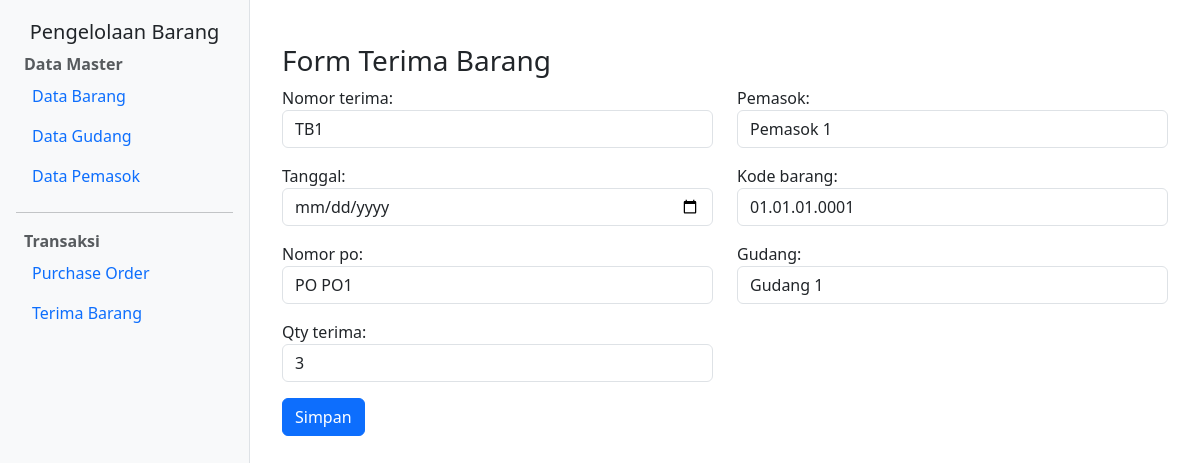
/terima-barang/update/7/, run on the app's committed database.
### app_barang/models.py (models this page shows, shortened)
class TerimaBarang(models.Model):
    nomor_terima = models.CharField(max_length=50, unique=True, null=False)
    tanggal = models.DateField(null=False)
    nomor_po = models.ForeignKey(PO, on_delete=models.PROTECT, null=False)
    pemasok = models.CharField(max_length=100, null=False, blank=False)
    gudang = models.CharField(max_length=100, null=False, blank=False)
    kode_barang = models.CharField(max_length=100, null=False, blank=False)
    qty_terima = models.PositiveIntegerField(null=False)

class PO(models.Model):
    nomor_po = models.CharField(max_length=50, unique=True, null=False, blank=False)
    tanggal = models.DateField(null=False, blank=False)
    pemasok = models.ForeignKey(Pemasok, on_delete=models.PROTECT, null=False)
    gudang = models.ForeignKey(Gudang, on_delete=models.PROTECT, null=False)
    alamat_kirim = models.TextField(null=False, blank=False)
    kode_barang = models.ForeignKey(Barang, on_delete=models.PROTECT, null=False)
    qty_po = models.PositiveIntegerField(null=False)
    harga = models.DecimalField(max_digits=12, decimal_places=2, null=False)
    qty_terima = models.PositiveIntegerField(default=0)
    def __str__(self):
        return f"PO {self.nomor_po}"

### app_barang/views.py (the view)
# urls.py: path('terima-barang/update/<int:pk>/', views.terima_barang_update, name='terima_barang_update'),
def terima_barang_update(request, pk):
    terima_barang = get_object_or_404(TerimaBarang, pk=pk)
    po_lama = terima_barang.nomor_po
    qty_terima_lama = terima_barang.qty_terima
    po_lama_id = terima_barang.nomor_po.pk
    if request.method == 'POST':
        form = TerimaBarangForm(request.POST, instance=terima_barang)
        if form.is_valid():
            terima_barang_baru = form.save(commit=False)
            po_baru = terima_barang_baru.nomor_po
            qty_terima_baru = terima_barang_baru.qty_terima
            if po_baru == po_lama:
                total_qty_terima = po_baru.qty_terima - qty_terima_lama + qty_terima_baru
            else:
                total_qty_terima_po_lama = po_lama.qty_terima - qty_terima_lama
                total_qty_terima_po_baru = po_baru.qty_terima + qty_terima_baru
                if total_qty_terima_po_baru > po_baru.qty_po:
                    form.add_error('qty_terima', 'Qty terima melebihi jumlah PO baru.')
                    return render(request, 'app_barang/terima_barang/terima_barang_form.html', {'form': form})
                po_lama.qty_terima = total_qty_terima_po_lama
                po_lama.save()
                po_baru.qty_terima = total_qty_terima_po_baru
                po_baru.save()
                terima_barang_baru.save()
                return redirect('terima_barang_list')
            if total_qty_terima > po_baru.qty_po:
                form.add_error('qty_terima', 'Qty terima melebihi jumlah PO.')
            else:
                po_baru.qty_terima = total_qty_terima
                po_baru.save()
                terima_barang_baru.save()
                return redirect('terima_barang_list')
    else:
        form = TerimaBarangForm(instance=terima_barang)
    form.fields['nomor_po'].queryset = PO.objects.filter(
        models.Q(qty_terima__lt=models.F('qty_po')) | models.Q(pk=terima_barang.nomor_po.pk)
    )
    return render(request, 'app_barang/terima_barang/terima_barang_form.html', {'form': form, 'is_edit': True, 'qty_terima_lama': qty_terima_lama, 'po_lama_id': po_lama_id,})

### app_barang/forms.py
class TerimaBarangForm(forms.ModelForm):
    class Meta:
        model = TerimaBarang
        fields = ['nomor_terima', 'tanggal', 'nomor_po', 'pemasok', 'gudang', 'kode_barang', 'qty_terima']
        widgets = {
        'nomor_terima': forms.TextInput(attrs={'class': 'form-control'}),
        'tanggal': forms.DateInput(attrs={'type': 'date', 'class': 'form-control'}),
        'pemasok': forms.TextInput(attrs={'class': 'form-control', 'readonly':'readonly'}),
        'gudang': forms.TextInput(attrs={'class': 'form-control', 'readonly':'readonly'}),
        'kode_barang': forms.TextInput(attrs={'class': 'form-control', 'readonly':'readonly'}),
        'qty_terima': forms.NumberInput(attrs={'class': 'form-control'}),
    }
    nomor_po = forms.ModelChoiceField(
        queryset=PO.objects.filter(qty_terima__lt=models.F('qty_po')),
        widget=forms.Select(attrs={'class': 'form-control'})
    )

### app_barang/templates/app_barang/terima_barang/terima_barang_form.html (shortened to what this page needs)
{% extends "app_barang/layout/base.html" %}
{% block content %}
<div class="container mt-4">
    <h3>Form Terima Barang</h3>
    <form method="post">
        <div class="row">
            <div class="col-md-6 mb-3">
                {{ form.nomor_terima.label_tag }} {{ form.nomor_terima }}
            </div>
            <div class="col-md-6 mb-3">
                {{ form.pemasok.label_tag }} {{ form.pemasok }}
            </div>
            <div class="col-md-6 mb-3">
                {{ form.tanggal.label_tag }} {{ form.tanggal }}
            </div>
            <div class="col-md-6 mb-3">
                {{ form.kode_barang.label_tag }} {{ form.kode_barang }}
            </div>
            <div class="col-md-6 mb-3">
                {{ form.nomor_po.label_tag }} {{ form.nomor_po }}
            </div>
            <div class="col-md-6 mb-3">
                {{ form.gudang.label_tag }} {{ form.gudang }}
            </div>
            <div class="col-md-6 mb-3">
                {{ form.qty_terima.label_tag }} {{ form.qty_terima }}
            </div>
        </div>
        <button type="submit" class="btn btn-primary">Simpan</button>
    </form>
</div>
{% endblock %}

### app_barang/templates/app_barang/layout/base.html (style rules this page uses)
body { min-height: 100vh; display: flex; }

### data on the page
TerimaBarang: nomor_terima "TB1", pemasok "Pemasok 1", kode_barang "01.01.01.0001", gudang "Gudang 1", qty_terima "3"
PO: nomor_po "PO PO1"
